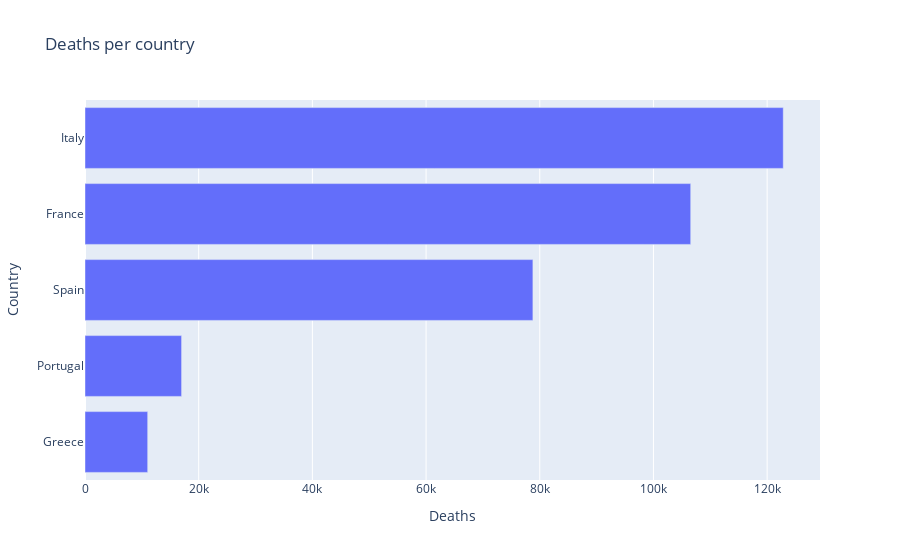

This figure's notebook cell:
### Markdown cell above
### Bar plot `plotly.express`

### Code cell
fig = px.bar(data_frame=df_bar, x="Deaths", y="CountryRegion", title="Deaths per country", labels={"CountryRegion": "Country"})
fig.show()

### Figure 1 — Plotly figure (JSON) as saved in the notebook; plotly's stock layout.template omitted (floating-point values rounded to 4 significant figures)
{"data": [{"alignmentgroup": "True", "hovertemplate": "Deaths=%{x}<br>Country=%{y}<extra></extra>", "legendgroup": "", "marker": {"color": "#636efa"}, "name": "", "offsetgroup": "", "orientation": "h", "showlegend": false, "textposition": "auto", "type": "bar", "x": [11029, 16992, 78792, 106553, 122833], "xaxis": "x", "y": ["Greece", "Portugal", "Spain", "France", "Italy"], "yaxis": "y"}], "layout": {"barmode": "relative", "legend": {"tracegroupgap": 0}, "title": {"text": "Deaths per country"}, "xaxis": {"anchor": "y", "domain": [0, 1], "title": {"text": "Deaths"}}, "yaxis": {"anchor": "x", "domain": [0, 1], "title": {"text": "Country"}}}}
